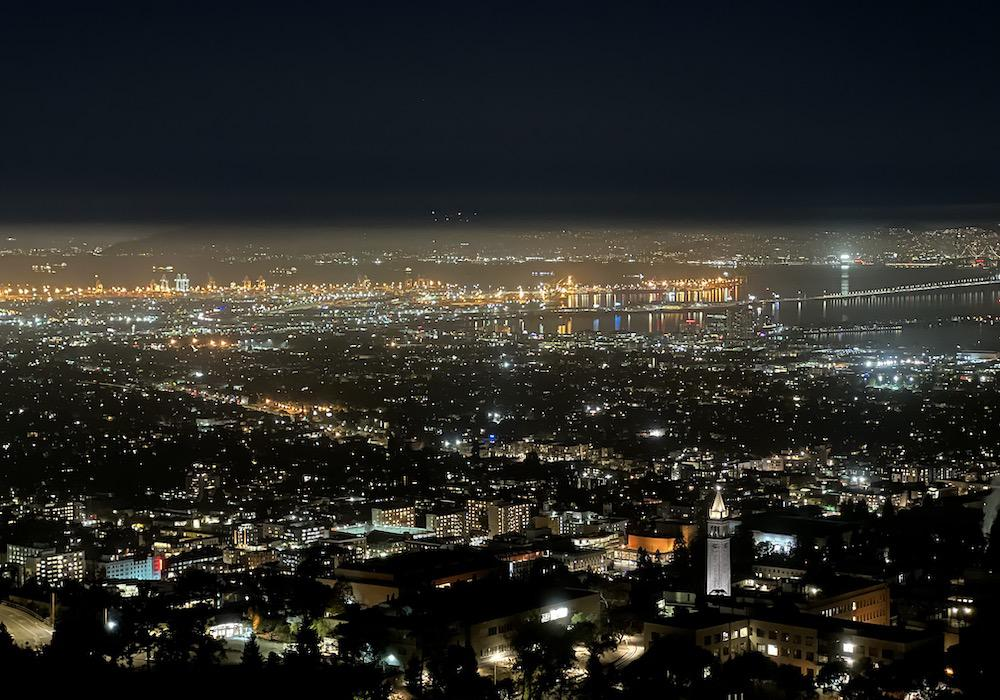
#> input picture mosaic3_left.jpeg, 1000 x 700 px
$ python harris.py
#> lines starting #> are read from the running program, lines starting #| are printed output that depends on the picture
#> further down, im is the input picture: shape (700, 1000, 3); mean R, G, B 41.5, 41.4, 37.9
import numpy as np
from skimage.feature import corner_harris, peak_local_max
import matplotlib.pyplot as plt
import skimage.io as skio

def get_harris_corners(im, edge_discard=20, min_distance = 1):
    """
    This function takes a b&w image and an optional amount to discard
    on the edge (default is 5 pixels), and finds all harris corners
    in the image. Harris corners near the edge are discarded and the
    coordinates of the remaining corners are returned. A 2d array (h)
    containing the h value of every pixel is also returned.

    h is the same shape as the original image, im.
    coords is 2 x n (ys, xs).
    """
#> called with edge_discard = 20, min_distance = 1

    assert edge_discard >= 20

    # find harris corners
    h = corner_harris(im, method='eps', sigma=1)
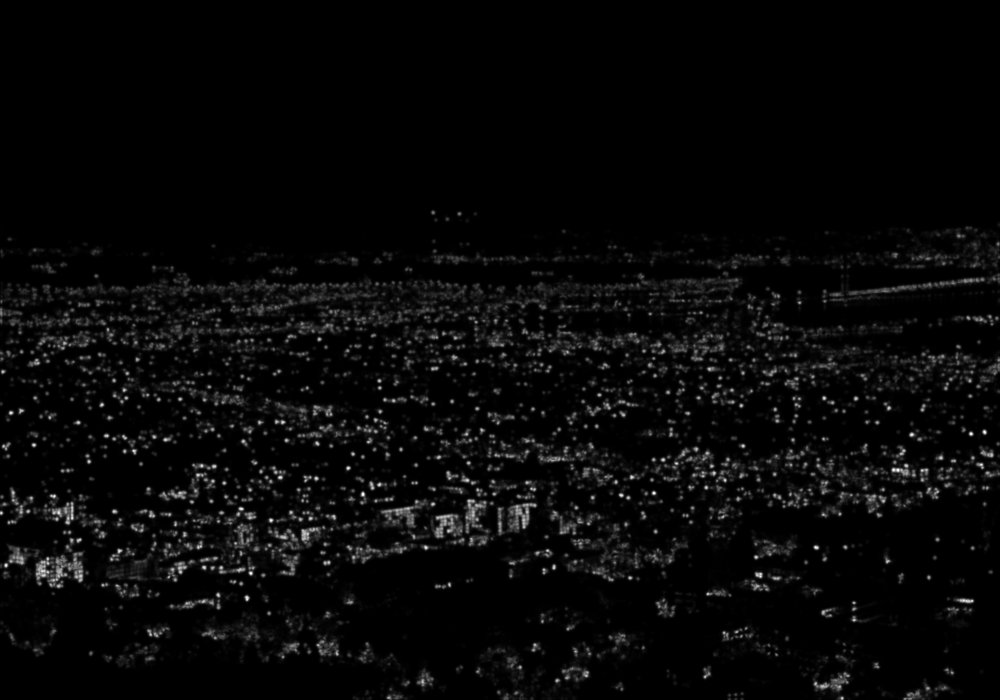
#> h: shape (700, 1000) float64; min 0, max 4.01, mean 0.129; drawn with min black and max white
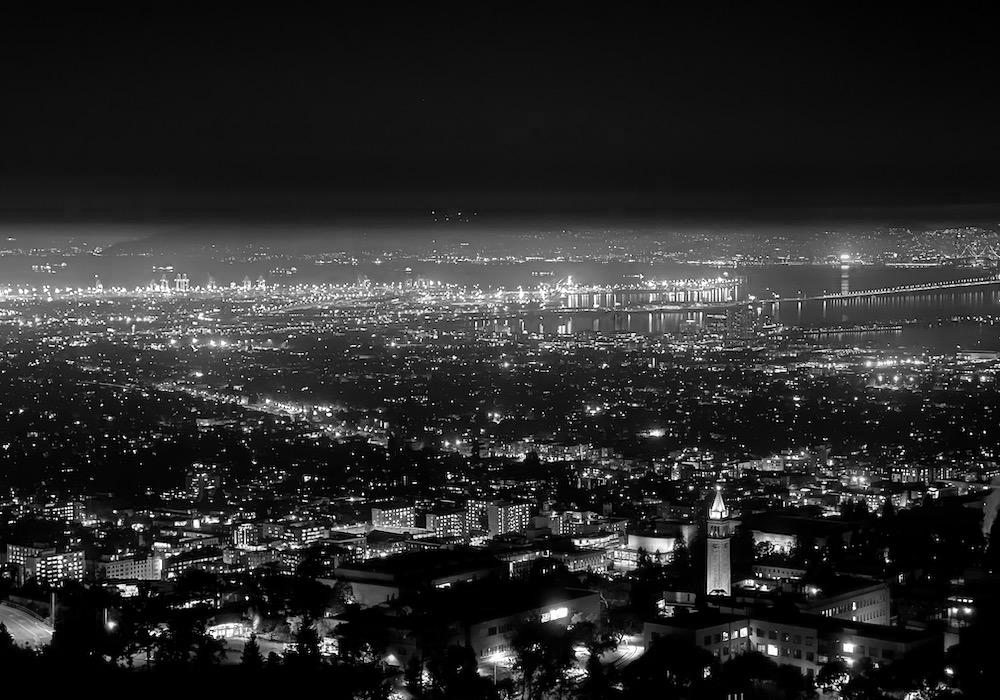
#> im: shape (700, 1000); min 0, max 255, mean 41.5
    coords = peak_local_max(h, min_distance = min_distance, indices=True)
#> coords = 10590 pairs, first value 1 to 698, second value 1 to 998
    # discard points on edge
    edge = edge_discard  # pixels
    mask = (coords[:, 0] > edge) & \
           (coords[:, 0] < im.shape[0] - edge) & \
           (coords[:, 1] > edge) & \
           (coords[:, 1] < im.shape[1] - edge)
    # print(coords)
    coords = coords[mask].T
    return h, coords


def dist2(x, c):
    """
    dist2  Calculates squared distance between two sets of points.

    Description
    D = DIST2(X, C) takes two matrices of vectors and calculates the
    squared Euclidean distance between them.  Both matrices must be of
    the same column dimension.  If X has M rows and N columns, and C has
    L rows and N columns, then the result has M rows and L columns.  The
    I, Jth entry is the  squared distance from the Ith row of X to the
    Jth row of C.

    Adapted from code by Christopher M Bishop and Ian T Nabney.
    """

    ndata, dimx = x.shape
    ncenters, dimc = c.shape
    assert dimx == dimc, 'Data dimension does not match dimension of centers'

    return (np.ones((ncenters, 1)) * np.sum((x**2).T, axis=0)).T + \
            np.ones((   ndata, 1)) * np.sum((c**2).T, axis=0)    - \
            2 * np.inner(x, c)


if __name__ == "__main__":
    # Compute coarse feature points in "mosaic3_left.jpeg".
    im = skio.imread("mosaic3_left.jpeg")
    _, coords = get_harris_corners(im[:, :, 0])
    print(coords.shape)
#| (2, 9773)
    plt.plot(coords[1], coords[0], linestyle = "None", marker = ".",
        markersize = 1, color = "r")
    plt.imshow(im)
    plt.show()
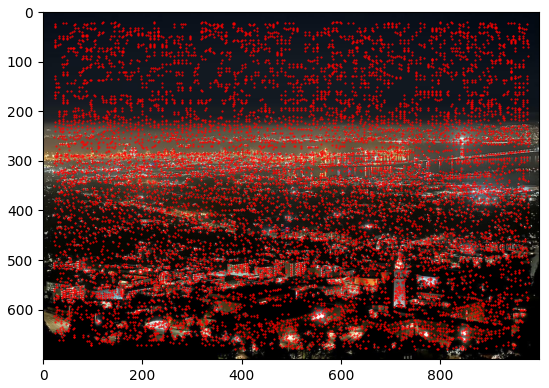
#> figure drawn by matplotlib, 1 panel

$ run again, with mosaic4_left.jpeg copied over mosaic3_left.jpeg
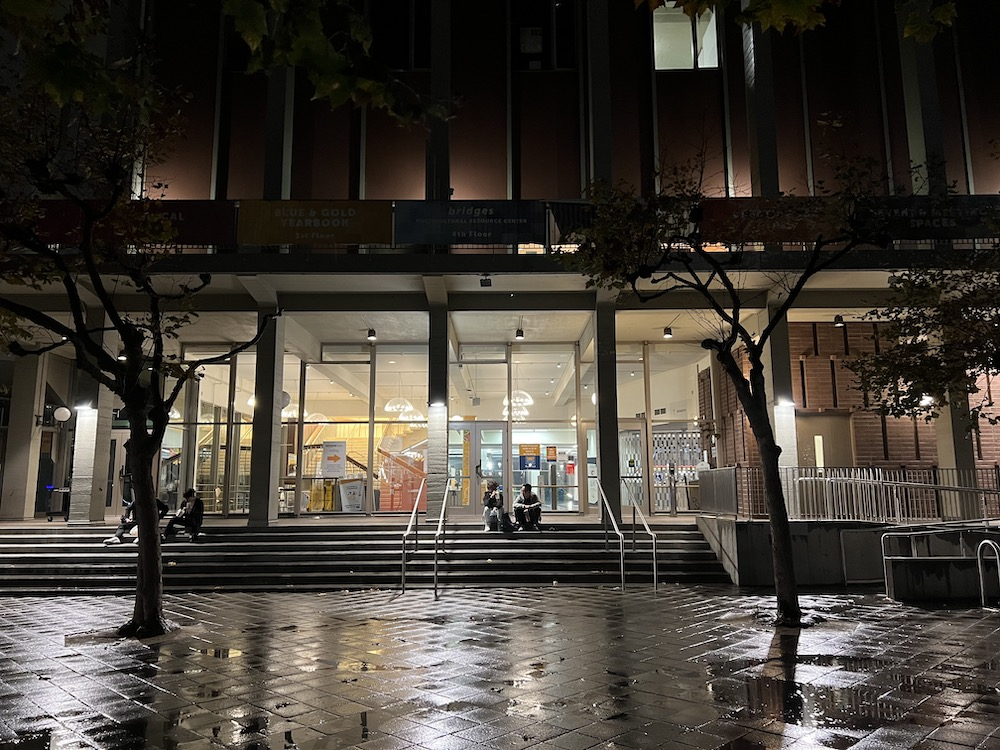
#> input picture mosaic4_left.jpeg, 1000 x 750 px
#> im is the input picture: shape (750, 1000, 3); mean R, G, B 69.5, 63.8, 56.1
#> in get_harris_corners, `h = corner_harris(im, method='eps', sigma=1)`:
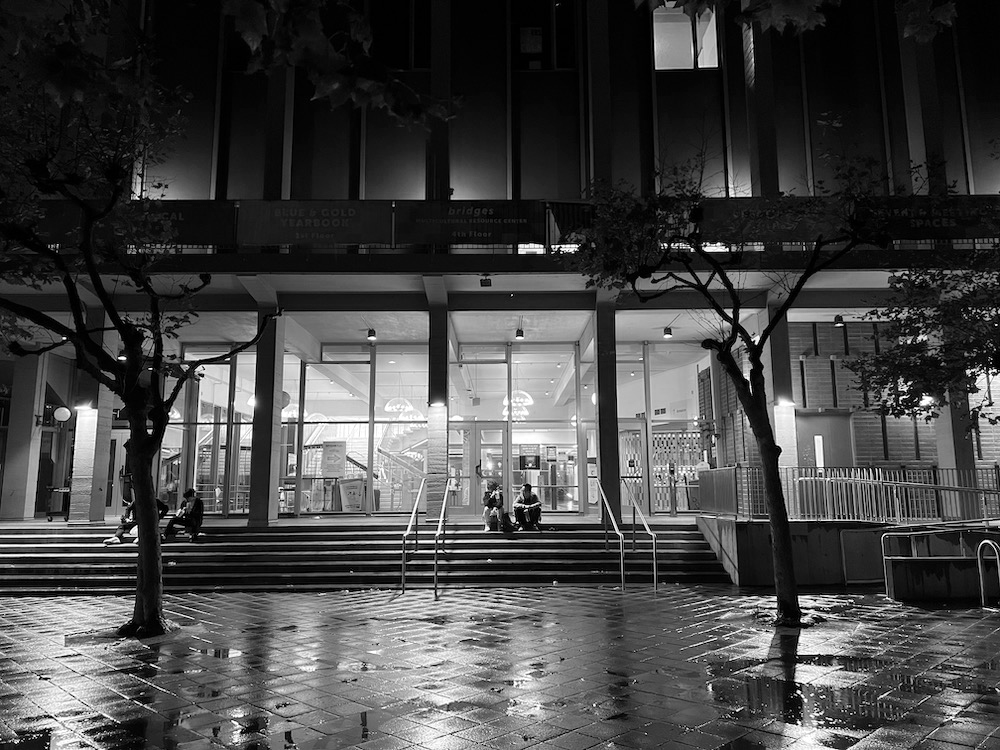
#> im: shape (750, 1000); min 0, max 255, mean 69.5
#> coords = 17457 pairs, first value 1 to 748, second value 1 to 998
#| (2, 15766)
#> `plt.show()`:
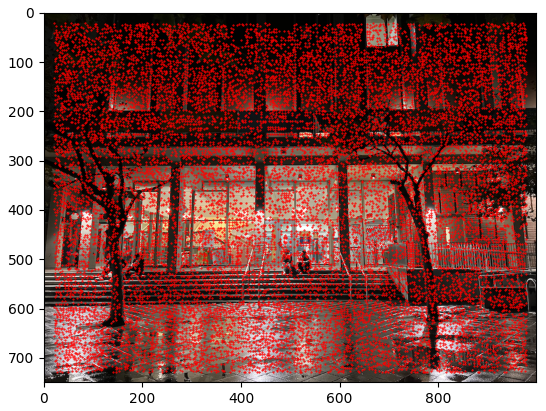
#> figure drawn by matplotlib, 1 panel

$ run again, with mosaic7_left.jpeg copied over mosaic3_left.jpeg
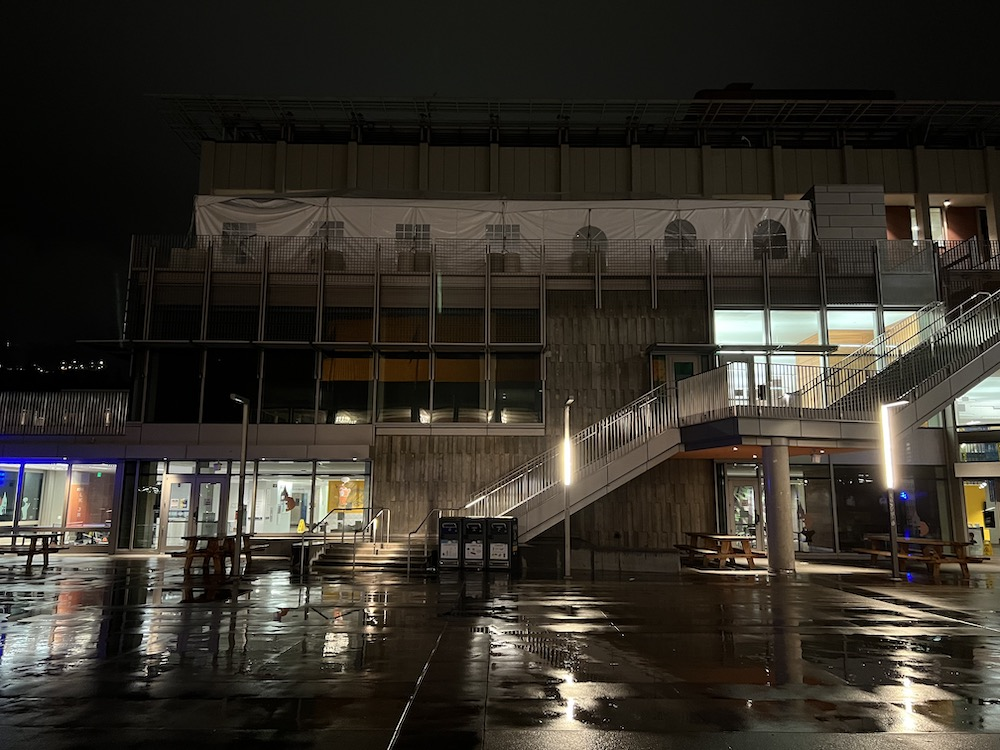
#> input picture mosaic7_left.jpeg, 1000 x 750 px
#> im is the input picture: shape (750, 1000, 3); mean R, G, B 53.7, 49.1, 41.3
#> in get_harris_corners, `h = corner_harris(im, method='eps', sigma=1)`:
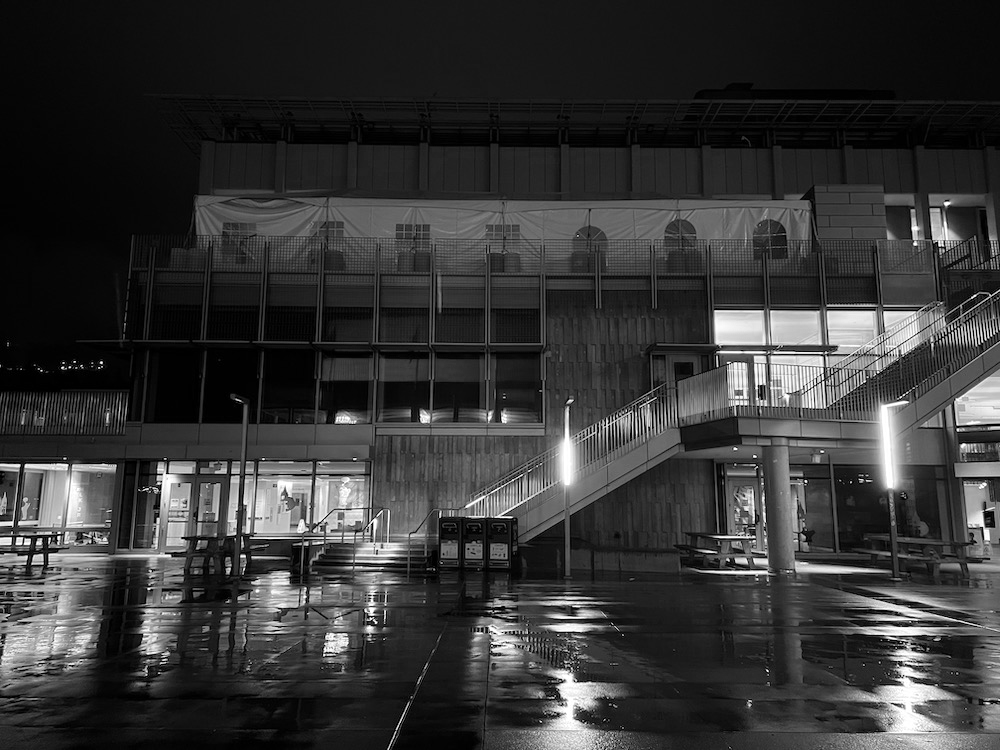
#> im: shape (750, 1000); min 0, max 255, mean 53.7
#> coords = 17724 pairs, first value 1 to 748, second value 1 to 998
#| (2, 15956)
#> `plt.show()`:
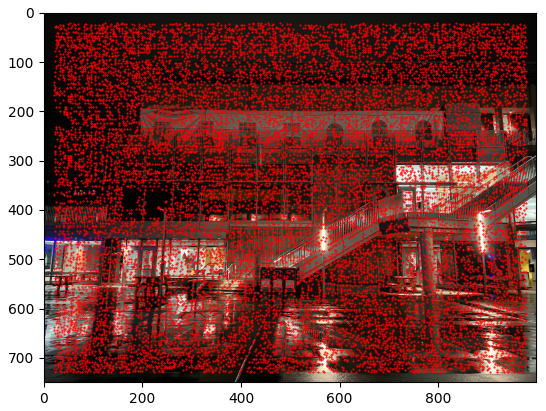
#> figure drawn by matplotlib, 1 panel

$ run again, with mosaic3_right.jpeg copied over mosaic3_left.jpeg
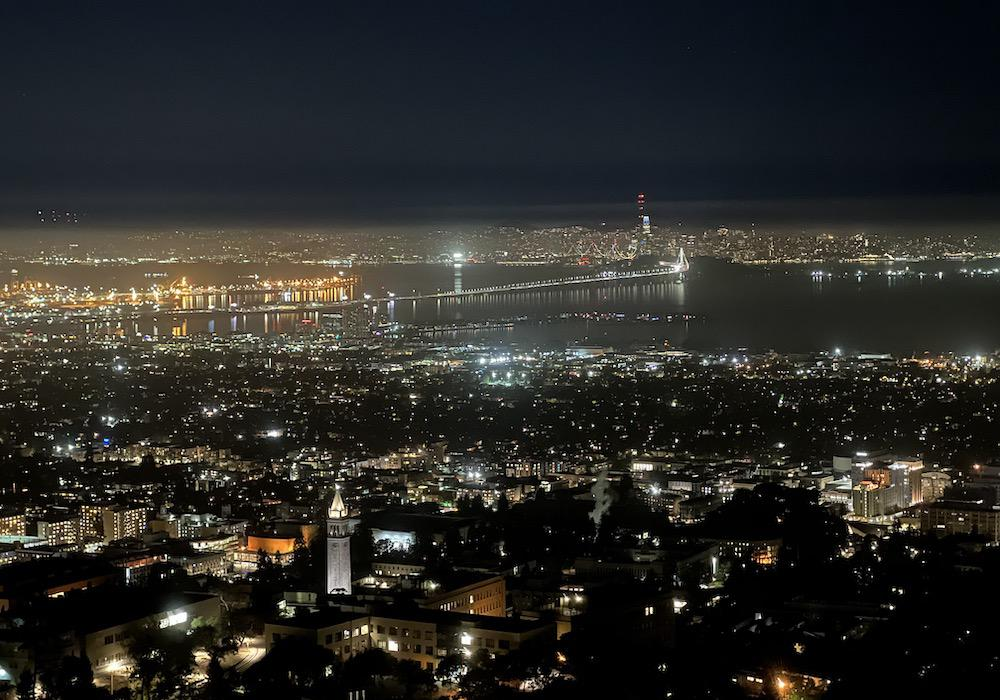
#> input picture mosaic3_right.jpeg, 1000 x 700 px
#> im is the input picture: shape (700, 1000, 3); mean R, G, B 41.6, 41.3, 38.3
#> in get_harris_corners, `h = corner_harris(im, method='eps', sigma=1)`:
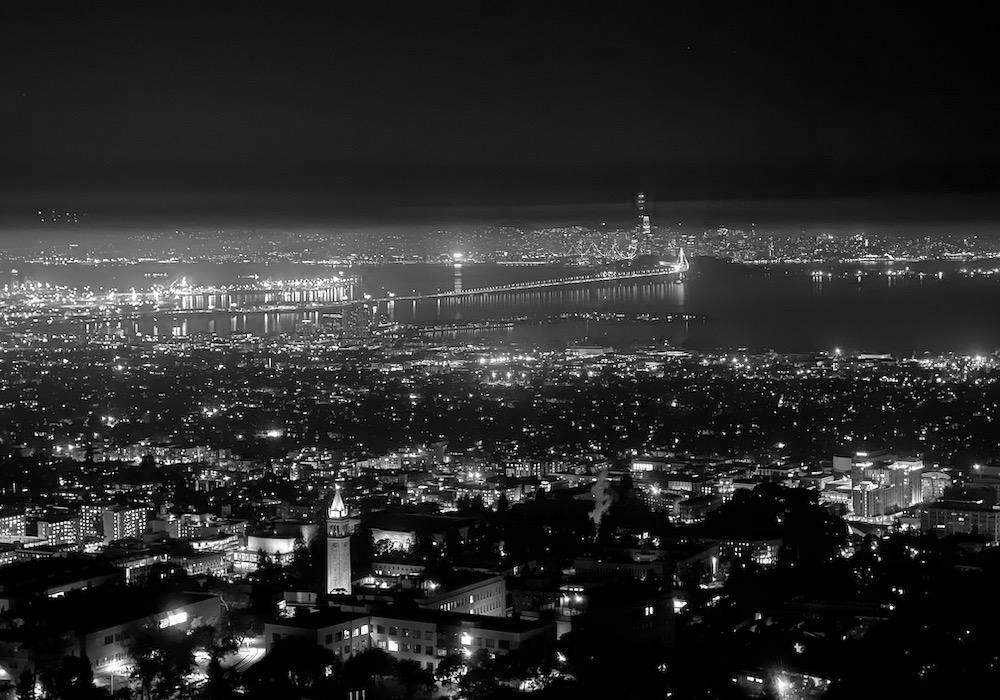
#> im: shape (700, 1000); min 0, max 255, mean 41.6
#> coords = 11454 pairs, first value 1 to 698, second value 1 to 998
#| (2, 10504)
#> `plt.show()`:
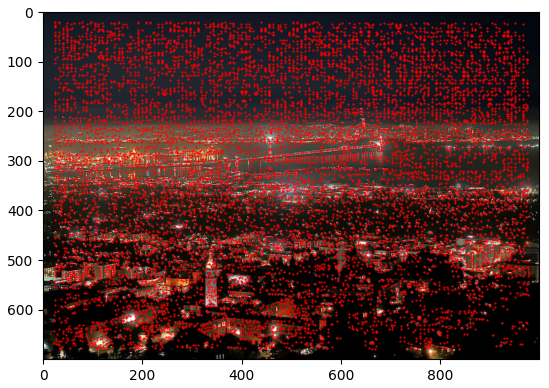
#> figure drawn by matplotlib, 1 panel
